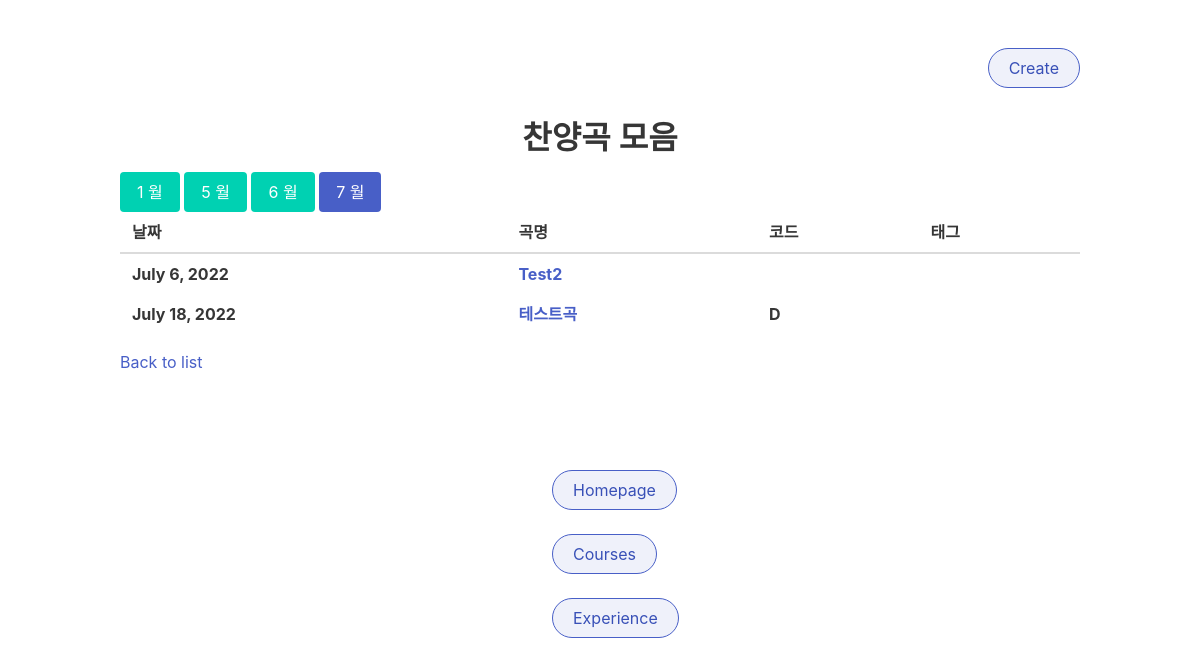
Before: /praise/list/7/ with the older database file.
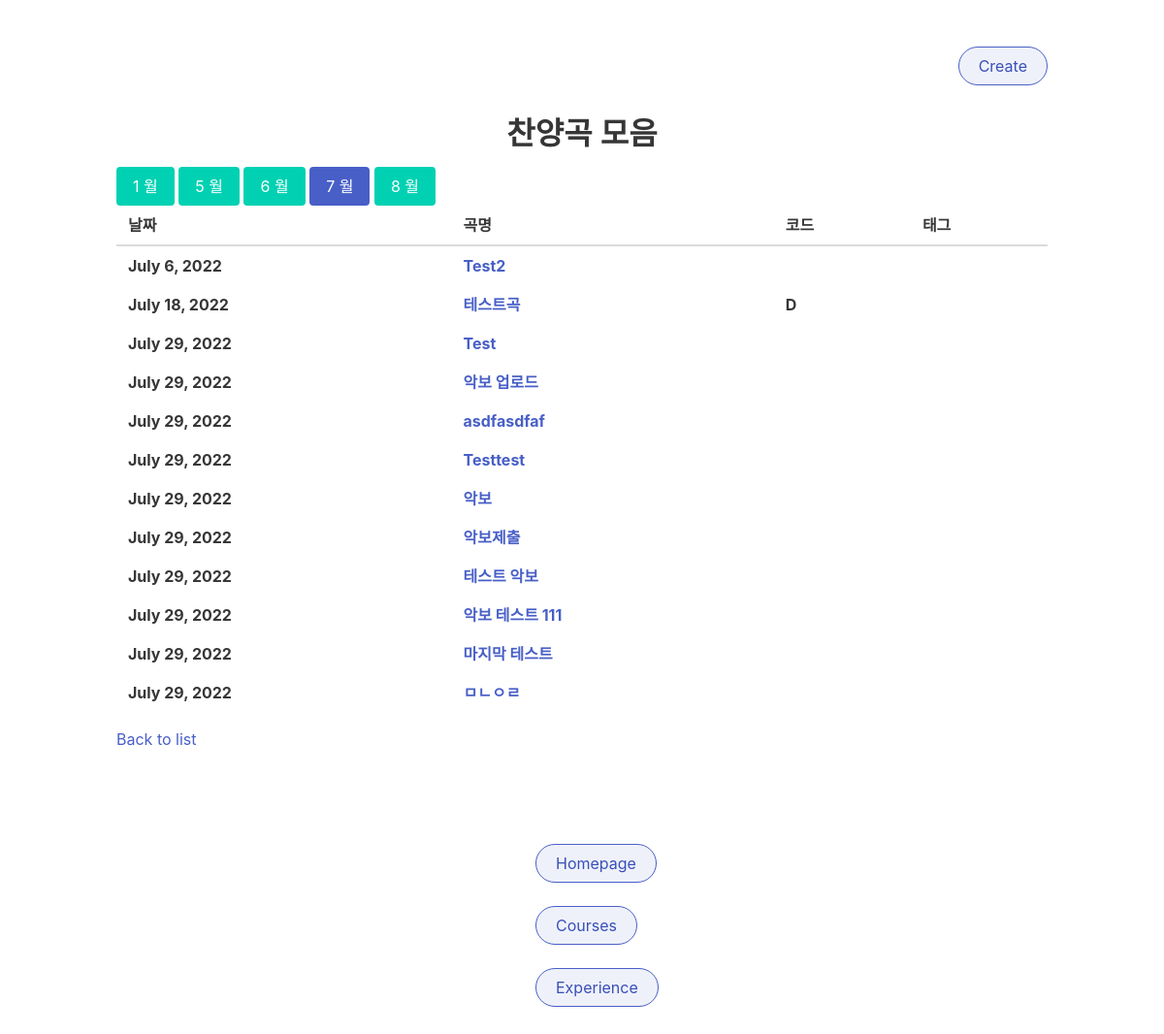
After: the same page with the newer database file.
### praises/models.py (models this page shows, shortened)
class Praise(models.Model):
    def validate_file(self):
        filesize = self.file.size
        megabyte_limit = 5.0
        if filesize > megabyte_limit * 1024 * 1024:
            raise ValidationError("Max file size is %sMB" % str(megabyte_limit))
    chord_list = (
        ('C', 'C'),
        ('D', 'D'),
        ('Eb', 'Eb'),
        ('E', 'E'),
        ('F', 'F'),
        ('G', 'G'),
        ('A', 'A'),
        ('Bb', 'Bb'),
        ('B', 'B'),
    )
    name = models.TextField()
    instruments = models.TextField(blank=True)
    chord = models.CharField(max_length=3, choices=chord_list, blank=True)
    key_up = models.TextField(max_length=3, default="X")
    date = models.DateField(default=timezone.now)
    note = models.CharField(max_length=256, blank=True)
    image = models.ImageField(upload_to='praises/', blank=True, null=True, validators=[validate_file])
    file = models.FileField(upload_to='praises/pdf/', blank=True, null=True,
                            validators=[FileExtensionValidator(['pdf']), validate_file],)
    tags = models.ManyToManyField(to=Tag)
    def get_absolute_url(self):
        return reverse('praises:detail', kwargs={"id": self.id})

### praises/views.py (the view)
# urls.py: path('', praise_list_view, name='list'),
def praise_list_view(request, month=None):
    praise_groups = Praise.objects.values('date__month').annotate(total=Count('id'))
    praise_list = Praise.objects.all()
    tag_name = request.GET.get('tag')
    context = {"praise_groups": praise_groups}
    if month is not None:
        praise_list = praise_list.filter(date__month=month)
        context['month'] = month
    if tag_name is not None:
        praise_list = praise_list.filter(tags__name__exact=tag_name)
        context['tag_name'] = tag_name
    context['praises'] = praise_list
    return render(request, "praise/list.html", context=context)

### templates/praise/list.html (shortened to what this page needs)
{% extends "base.html" %}
{% block content %}
<div class="content">
    <p style = text-align:right;>
        <a class="button is-link is-light is-outlined is-rounded"  style=text-align:right; href="{% url 'praises:create' %}">Create</a>
    </p>
    <h1 style="text-align: center">찬양곡 모음</h1>
        {% for praise_group in praise_groups %}
            <a class="button {% if praise_group.date__month == month %}
            is-link {% endif %} is-primary" href="{% url 'praises:month' praise_group.date__month %}" class="btn btn-success btn-sm">{{ praise_group.date__month }} 월</a>
        {% endfor %}
    {% if month or tag_name %}
    <div class="content" style="display: block;">
        <table class="table">
            <thead>
                <tr>
                    <th>날짜</th>
                    <th>곡명</th>
                    <th>코드</th>
                    <th>태그</th>
                </tr>
            </thead>
        {% for praise in praises %}
                <tbody>
                    <th>{{ praise.date }}</th>
                    <th><a href="{{ praise.get_absolute_url }}">{{ praise.name }}</a></th>
                    <th>{{ praise.chord }}</th>
                    <th>
                    </th>
                </tbody>
        {% endfor %}
        </table>
        <a href="{% url 'praises:list' %}">Back to list</a>
    </div>
    {% endif %}
    <br />
    <br />
    <br />
    <a class="button is-link is-light is-outlined is-rounded" style="margin-left:45%;" href="/"> Homepage </a>
    <br />
    <br />
    <a class="button is-link is-light is-outlined is-rounded" style="margin-left:45%;" href="{% url 'courses:list' %}"> Courses </a>
    <br />
    <br />
    <a class="button is-link is-light is-outlined is-rounded" style="margin-left:45%;" href="{% url 'experience:list' %}"> Experience </a>
{% endblock %}

Changed rows visible on the page:
added Praise: date "July 29, 2022", name "Test"
added Praise: date "July 29, 2022", name "악보 업로드"
added Praise: date "July 29, 2022", name "asdfasdfaf"
added Praise: date "July 29, 2022", name "Testtest"
added Praise: date "July 29, 2022", name "악보"
added Praise: date "July 29, 2022", name "악보제출"
added Praise: date "July 29, 2022", name "테스트 악보"
added Praise: date "July 29, 2022", name "악보 테스트 111"
added Praise: date "July 29, 2022", name "마지막 테스트"
added Praise: date "July 29, 2022", name "ㅁㄴㅇㄹ"
Other visible differences:
new list line: "8 월"
